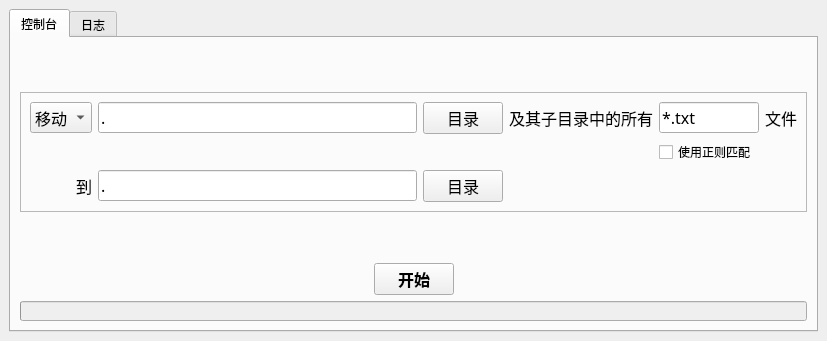
<?xml version="1.0" encoding="UTF-8"?>
<ui version="4.0">
 <class>mainWindow</class>
 <widget class="QMainWindow" name="mainWindow">
  <property name="geometry">
   <rect>
    <x>0</x>
    <y>0</y>
    <width>827</width>
    <height>341</height>
   </rect>
  </property>
  <property name="font">
   <font>
    <family>微软雅黑</family>
    <pointsize>12</pointsize>
   </font>
  </property>
  <property name="windowTitle">
   <string>批量移动文件</string>
  </property>
  <property name="windowIcon">
   <iconset>
    <normaloff>res/img/logo.ico</normaloff>res/img/logo.ico</iconset>
  </property>
  <property name="unifiedTitleAndToolBarOnMac">
   <bool>false</bool>
  </property>
  <widget class="QWidget" name="centralwidget">
   <layout class="QGridLayout" name="gridLayout">
    <item row="0" column="0">
     <widget class="QTabWidget" name="tabWidget">
      <property name="font">
       <font>
        <pointsize>9</pointsize>
       </font>
      </property>
      <property name="currentIndex">
       <number>0</number>
      </property>
      <widget class="QWidget" name="tab_3">
       <attribute name="title">
        <string>控制台</string>
       </attribute>
       <layout class="QGridLayout" name="gridLayout_4">
        <item row="2" column="0">
         <spacer name="horizontalSpacer">
          <property name="orientation">
           <enum>Qt::Horizontal</enum>
          </property>
          <property name="sizeHint" stdset="0">
           <size>
            <width>40</width>
            <height>20</height>
           </size>
          </property>
         </spacer>
        </item>
        <item row="3" column="0" colspan="3">
         <widget class="QProgressBar" name="progressBar">
          <property name="enabled">
           <bool>false</bool>
          </property>
          <property name="sizePolicy">
           <sizepolicy hsizetype="Expanding" vsizetype="Fixed">
            <horstretch>0</horstretch>
            <verstretch>0</verstretch>
           </sizepolicy>
          </property>
          <property name="maximumSize">
           <size>
            <width>16777215</width>
            <height>20</height>
           </size>
          </property>
          <property name="value">
           <number>0</number>
          </property>
          <property name="textVisible">
           <bool>false</bool>
          </property>
          <property name="invertedAppearance">
           <bool>false</bool>
          </property>
         </widget>
        </item>
        <item row="0" column="0" rowspan="2" colspan="3">
         <widget class="QFrame" name="frame">
          <property name="sizePolicy">
           <sizepolicy hsizetype="Preferred" vsizetype="Fixed">
            <horstretch>0</horstretch>
            <verstretch>0</verstretch>
           </sizepolicy>
          </property>
          <property name="font">
           <font>
            <family>微软雅黑</family>
            <pointsize>12</pointsize>
           </font>
          </property>
          <property name="frameShape">
           <enum>QFrame::StyledPanel</enum>
          </property>
          <property name="frameShadow">
           <enum>QFrame::Raised</enum>
          </property>
          <layout class="QGridLayout" name="gridLayout_2">
           <item row="0" column="5" alignment="Qt::AlignLeft">
            <widget class="QLabel" name="label_3">
             <property name="text">
              <string>文件</string>
             </property>
            </widget>
           </item>
           <item row="0" column="2">
            <widget class="QPushButton" name="choose_src_dir">
             <property name="sizePolicy">
              <sizepolicy hsizetype="Minimum" vsizetype="Fixed">
               <horstretch>0</horstretch>
               <verstretch>0</verstretch>
              </sizepolicy>
             </property>
             <property name="maximumSize">
              <size>
               <width>16777215</width>
               <height>16777215</height>
              </size>
             </property>
             <property name="text">
              <string>目录</string>
             </property>
            </widget>
           </item>
           <item row="2" column="2">
            <widget class="QPushButton" name="choose_dst_dir">
             <property name="maximumSize">
              <size>
               <width>16777215</width>
               <height>16777215</height>
              </size>
             </property>
             <property name="text">
              <string>目录</string>
             </property>
            </widget>
           </item>
           <item row="2" column="1">
            <widget class="QLineEdit" name="dst_dir">
             <property name="sizePolicy">
              <sizepolicy hsizetype="Expanding" vsizetype="Fixed">
               <horstretch>1</horstretch>
               <verstretch>0</verstretch>
              </sizepolicy>
             </property>
             <property name="text">
              <string>.</string>
             </property>
            </widget>
           </item>
           <item row="0" column="3" alignment="Qt::AlignLeft">
            <widget class="QLabel" name="label">
             <property name="text">
              <string>及其子目录中的所有</string>
             </property>
             <property name="buddy">
              <cstring>file_pattern</cstring>
             </property>
            </widget>
           </item>
           <item row="2" column="0" alignment="Qt::AlignRight">
            <widget class="QLabel" name="label_4">
             <property name="text">
              <string>到</string>
             </property>
             <property name="buddy">
              <cstring>dst_dir</cstring>
             </property>
            </widget>
           </item>
           <item row="0" column="1">
            <widget class="QLineEdit" name="src_dir">
             <property name="sizePolicy">
              <sizepolicy hsizetype="Expanding" vsizetype="Fixed">
               <horstretch>1</horstretch>
               <verstretch>0</verstretch>
              </sizepolicy>
             </property>
             <property name="text">
              <string>.</string>
             </property>
            </widget>
           </item>
           <item row="0" column="4">
            <widget class="QLineEdit" name="file_pattern">
             <property name="sizePolicy">
              <sizepolicy hsizetype="Fixed" vsizetype="Fixed">
               <horstretch>0</horstretch>
               <verstretch>0</verstretch>
              </sizepolicy>
             </property>
             <property name="maximumSize">
              <size>
               <width>100</width>
               <height>16777215</height>
              </size>
             </property>
             <property name="text">
              <string>*.txt</string>
             </property>
            </widget>
           </item>
           <item row="0" column="0" alignment="Qt::AlignRight">
            <widget class="QComboBox" name="comboBox">
             <item>
              <property name="text">
               <string>移动</string>
              </property>
             </item>
             <item>
              <property name="text">
               <string>拷贝</string>
              </property>
             </item>
            </widget>
           </item>
           <item row="1" column="4">
            <widget class="QCheckBox" name="regular_match_flag">
             <property name="font">
              <font>
               <pointsize>9</pointsize>
              </font>
             </property>
             <property name="text">
              <string>使用正则匹配</string>
             </property>
            </widget>
           </item>
          </layout>
         </widget>
        </item>
        <item row="2" column="2">
         <spacer name="horizontalSpacer_2">
          <property name="orientation">
           <enum>Qt::Horizontal</enum>
          </property>
          <property name="sizeHint" stdset="0">
           <size>
            <width>40</width>
            <height>20</height>
           </size>
          </property>
         </spacer>
        </item>
        <item row="2" column="1">
         <widget class="QPushButton" name="start_buttion">
          <property name="font">
           <font>
            <family>微软雅黑</family>
            <pointsize>12</pointsize>
            <weight>75</weight>
            <bold>true</bold>
           </font>
          </property>
          <property name="styleSheet">
           <string notr="true"/>
          </property>
          <property name="text">
           <string>开始</string>
          </property>
         </widget>
        </item>
       </layout>
      </widget>
      <widget class="QWidget" name="tab_4">
       <attribute name="title">
        <string>日志</string>
       </attribute>
       <layout class="QGridLayout" name="gridLayout_5">
        <item row="0" column="0">
         <widget class="QTextBrowser" name="log_view">
          <property name="enabled">
           <bool>true</bool>
          </property>
          <property name="sizePolicy">
           <sizepolicy hsizetype="Expanding" vsizetype="Expanding">
            <horstretch>0</horstretch>
            <verstretch>0</verstretch>
           </sizepolicy>
          </property>
          <property name="sizeIncrement">
           <size>
            <width>0</width>
            <height>0</height>
           </size>
          </property>
          <property name="font">
           <font>
            <family>Arial</family>
           </font>
          </property>
          <property name="styleSheet">
           <string notr="true">background-color: rgba(255, 255, 255, 10);</string>
          </property>
          <property name="html">
           <string>&lt;!DOCTYPE HTML PUBLIC &quot;-//W3C//DTD HTML 4.0//EN&quot; &quot;http://www.w3.org/TR/REC-html40/strict.dtd&quot;&gt;
&lt;html&gt;&lt;head&gt;&lt;meta name=&quot;qrichtext&quot; content=&quot;1&quot; /&gt;&lt;style type=&quot;text/css&quot;&gt;
p, li { white-space: pre-wrap; }
&lt;/style&gt;&lt;/head&gt;&lt;body style=&quot; font-family:'Arial'; font-size:9pt; font-weight:400; font-style:normal;&quot;&gt;
&lt;p style=&quot;-qt-paragraph-type:empty; margin-top:0px; margin-bottom:0px; margin-left:0px; margin-right:0px; -qt-block-indent:0; text-indent:0px; font-family:'SimSun';&quot;&gt;&lt;br /&gt;&lt;/p&gt;&lt;/body&gt;&lt;/html&gt;</string>
          </property>
         </widget>
        </item>
       </layout>
      </widget>
     </widget>
    </item>
   </layout>
  </widget>
 </widget>
 <tabstops>
  <tabstop>tabWidget</tabstop>
  <tabstop>comboBox</tabstop>
  <tabstop>src_dir</tabstop>
  <tabstop>choose_src_dir</tabstop>
  <tabstop>file_pattern</tabstop>
  <tabstop>regular_match_flag</tabstop>
  <tabstop>dst_dir</tabstop>
  <tabstop>choose_dst_dir</tabstop>
  <tabstop>start_buttion</tabstop>
  <tabstop>log_view</tabstop>
 </tabstops>
 <resources/>
 <connections>
  <connection>
   <sender>choose_dst_dir</sender>
   <signal>clicked()</signal>
   <receiver>mainWindow</receiver>
   <slot>choose_dir()</slot>
   <hints>
    <hint type="sourcelabel">
     <x>356</x>
     <y>205</y>
    </hint>
    <hint type="destinationlabel">
     <x>209</x>
     <y>374</y>
    </hint>
   </hints>
  </connection>
  <connection>
   <sender>choose_src_dir</sender>
   <signal>clicked()</signal>
   <receiver>mainWindow</receiver>
   <slot>choose_dir()</slot>
   <hints>
    <hint type="sourcelabel">
     <x>332</x>
     <y>158</y>
    </hint>
    <hint type="destinationlabel">
     <x>114</x>
     <y>375</y>
    </hint>
   </hints>
  </connection>
  <connection>
   <sender>start_buttion</sender>
   <signal>clicked()</signal>
   <receiver>mainWindow</receiver>
   <slot>start()</slot>
   <hints>
    <hint type="sourcelabel">
     <x>415</x>
     <y>295</y>
    </hint>
    <hint type="destinationlabel">
     <x>487</x>
     <y>374</y>
    </hint>
   </hints>
  </connection>
 </connections>
 <slots>
  <slot>choose_dir()</slot>
  <slot>start()</slot>
  <slot>show_log_page()</slot>
 </slots>
</ui>
